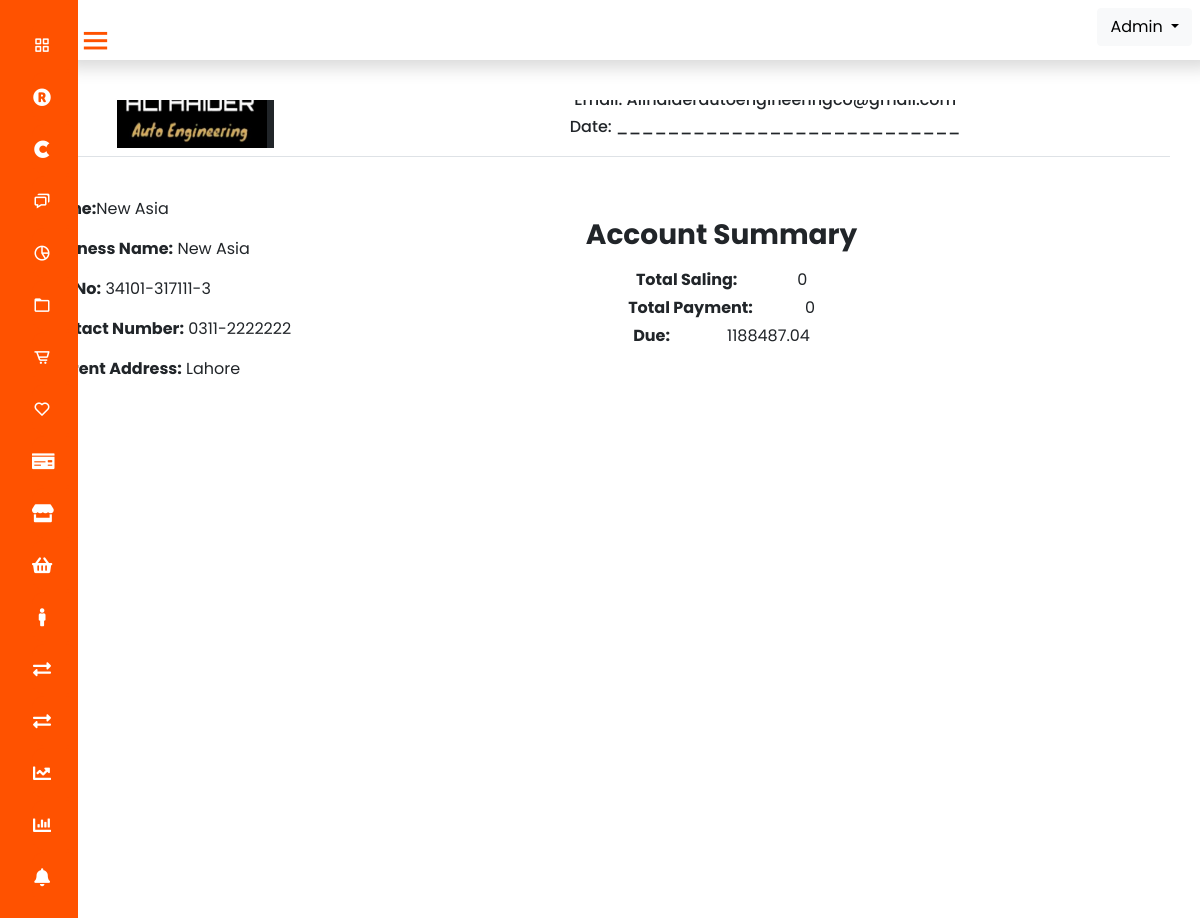
The page /cledgerbill.php?id=3 on the database its author committed.
### tables this page shows
CREATE TABLE `customers` (
  `id` int(11) NOT NULL,
  `name` varchar(255) NOT NULL,
  `email` varchar(255) NOT NULL,
  `picture` varchar(255) NOT NULL,
  `business_name` varchar(255) NOT NULL,
  `cnic` varchar(255) NOT NULL,
  `mobile` varchar(255) NOT NULL,
  `address` varchar(255) NOT NULL
);

### cledgerbill.php (the view, shortened to what this page needs)
<?php
include 'connection.php';
include 'header.php';
$id=$_GET['id'];
$query=mysqli_query($conn,"select * from customers where id='$id'");
$row=mysqli_fetch_assoc($query);
$name=$row['name'];
$business_name=$row['business_name'];
$mobile=$row['mobile'];
$cnic=$row['cnic'];
$address=$row['address'];
$saling=0; $remaining=0; $paid=0;
?>
<div class="container">
<div class="row">
         <?php include 'billheader.php'; ?>
</div>
<table class="w-100">
 <tbody>
                        <tr>
                            <td>
            <div class="row mt-4">
            <div class="col-md-6">
                <p><b>Name:</b><?php echo $name; ?></p>
                <p><b>Business Name:</b> <?php echo $business_name; ?> </p>
                <p><b>NIC No:</b> <?php echo $cnic; ?> </p>
                <p><b>Contact Number:</b> <?php echo $mobile; ?> </p>
                <p><b>Current Address:</b> <?php echo $address; ?> </p>
            </div>
            </td>
            <td>
            <div class="col-md-6">
                <h3 class="text-center mb-3 fw-bold">Account Summary</h3>
                                <div class="d-flex justify-content-evenly my-1">
                                    <span><b>Total Saling:</b></span>
                                    <span><?php echo $saling; ?></span>
                                </div>
                                <div class="d-flex justify-content-evenly my-1">
                                    <span><b>Total Payment:</b></span>
                                    <span><?php echo $paid;  ?></span>
                                </div>
                                <?php
                                    $select_customer_pay=mysqli_query($conn,"select * from customer_remaining_pay where customer='$name'");
                                    $pay_due=0; $final_rem=0;
                                    while($row_customer=mysqli_fetch_assoc($select_customer_pay)){
                                        $remaining_pay=$row_customer['pay'];
                                        $pay_due=$pay_due+$remaining_pay;
                                    }
                                    if($pay_due){
                                        $final_rem=$pay_due - $remaining;
                                    }else{
                                        $final_rem= $remaining;
                                    }
                                ?>
                                <div class="d-flex justify-content-evenly my-1">
                                    <span><b>Due:</b></span>
                                    <span><?php echo abs($final_rem);
                                    ?></span>
                                </div>
                            </td>
                        </tr>
                    </tbody>
                </table>
            </div>

### css/styles.css (style rules this page uses)
* { margin: 0; padding: 0; box-sizing: border-box; font-family: "Poppins" , sans-serif; }

### rows shown on the page
customers: name "New Asia", business_name "New Asia", cnic "34101-317111-3", mobile "0311-2222222", address "Lahore"

### other values the page prints
$saling "0"
$paid "0"
abs($final_rem) "1188487.04"
